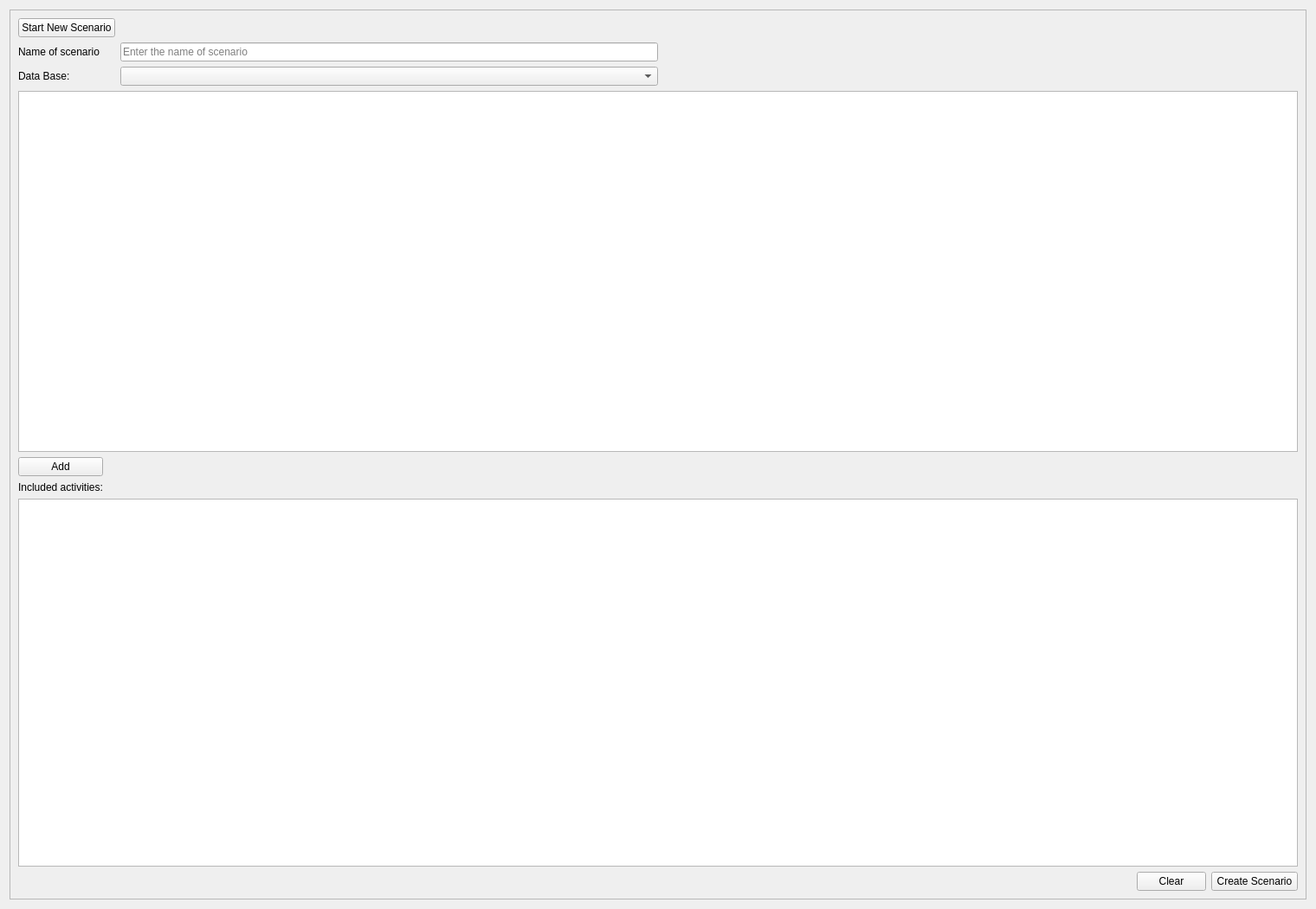
          <widget class="QWidget" name="scrollAreaWidgetContents_8">
           <property name="geometry">
            <rect>
             <x>0</x>
             <y>0</y>
             <width>1520</width>
             <height>1050</height>
            </rect>
           </property>
           <layout class="QGridLayout" name="gridLayout_52">
            <item row="0" column="0">
             <widget class="QFrame" name="frame_39">
              <property name="frameShape">
               <enum>QFrame::StyledPanel</enum>
              </property>
              <property name="frameShadow">
               <enum>QFrame::Raised</enum>
              </property>
              <layout class="QGridLayout" name="gridLayout_16">
               <item row="0" column="0">
                <layout class="QVBoxLayout" name="verticalLayout_6">
                 <item>
                  <layout class="QHBoxLayout" name="horizontalLayout_4">
                   <item>
                    <layout class="QFormLayout" name="formLayout">
                     <item row="0" column="0">
                      <widget class="QPushButton" name="Start_new_sen">
                       <property name="sizePolicy">
                        <sizepolicy hsizetype="Minimum" vsizetype="Preferred">
                         <horstretch>0</horstretch>
                         <verstretch>0</verstretch>
                        </sizepolicy>
                       </property>
                       <property name="text">
                        <string>Start New Scenario</string>
                       </property>
                      </widget>
                     </item>
                     <item row="1" column="0">
                      <widget class="QLabel" name="label_38">
                       <property name="text">
                        <string>Name of scenario</string>
                       </property>
                      </widget>
                     </item>
                     <item row="1" column="1">
                      <widget class="QLineEdit" name="Name_new_scenario">
                       <property name="sizePolicy">
                        <sizepolicy hsizetype="Expanding" vsizetype="Preferred">
                         <horstretch>0</horstretch>
                         <verstretch>0</verstretch>
                        </sizepolicy>
                       </property>
                       <property name="minimumSize">
                        <size>
                         <width>200</width>
                         <height>0</height>
                        </size>
                       </property>
                       <property name="maxLength">
                        <number>32768</number>
                       </property>
                       <property name="placeholderText">
                        <string>Enter the name of scenario</string>
                       </property>
                      </widget>
                     </item>
                     <item row="2" column="0">
                      <widget class="QLabel" name="label_37">
                       <property name="minimumSize">
                        <size>
                         <width>0</width>
                         <height>0</height>
                        </size>
                       </property>
                       <property name="text">
                        <string>Data Base:</string>
                       </property>
                      </widget>
                     </item>
                     <item row="2" column="1">
                      <widget class="QComboBox" name="Process">
                       <property name="sizePolicy">
                        <sizepolicy hsizetype="Preferred" vsizetype="Preferred">
                         <horstretch>0</horstretch>
                         <verstretch>0</verstretch>
                        </sizepolicy>
                       </property>
                      </widget>
                     </item>
                     <item row="0" column="1">
                      <spacer name="horizontalSpacer_32">
                       <property name="orientation">
                        <enum>Qt::Horizontal</enum>
                       </property>
                       <property name="sizeHint" stdset="0">
                        <size>
                         <width>193</width>
                         <height>20</height>
                        </size>
                       </property>
                      </spacer>
                     </item>
                    </layout>
                   </item>
                   <item>
                    <spacer name="horizontalSpacer_16">
                     <property name="orientation">
                      <enum>Qt::Horizontal</enum>
                     </property>
                     <property name="sizeHint" stdset="0">
                      <size>
                       <width>40</width>
                       <height>20</height>
                      </size>
                     </property>
                    </spacer>
                   </item>
                  </layout>
                 </item>
                 <item>
                  <widget class="QTableView" name="act_in_process_table">
                   <property name="minimumSize">
                    <size>
                     <width>0</width>
                     <height>300</height>
                    </size>
                   </property>
                  </widget>
                 </item>
                </layout>
               </item>
               <item row="1" column="0">
                <layout class="QVBoxLayout" name="verticalLayout_8">
                 <item>
                  <layout class="QHBoxLayout" name="horizontalLayout_5">
                   <item>
                    <layout class="QVBoxLayout" name="verticalLayout_7">
                     <item>
                      <widget class="QPushButton" name="Add_act_to_scen">
                       <property name="text">
                        <string>Add</string>
                       </property>
                       <property name="icon">
                        <iconset resource="PyWOLF_Resource.qrc">
                         <normaloff>:/ICONS/PySWOLF_ICONS/ADD.png</normaloff>:/ICONS/PySWOLF_ICONS/ADD.png</iconset>
                       </property>
                      </widget>
                     </item>
                     <item>
                      <widget class="QLabel" name="label_39">
                       <property name="text">
                        <string>Included activities:</string>
                       </property>
                      </widget>
                     </item>
                    </layout>
                   </item>
                   <item>
                    <spacer name="horizontalSpacer_12">
                     <property name="orientation">
                      <enum>Qt::Horizontal</enum>
                     </property>
                     <property name="sizeHint" stdset="0">
                      <size>
                       <width>40</width>
                       <height>20</height>
                      </size>
                     </property>
                    </spacer>
                   </item>
                  </layout>
                 </item>
                 <item>
                  <widget class="QTableView" name="Included_act_table">
                   <property name="minimumSize">
                    <size>
                     <width>500</width>
                     <height>200</height>
                    </size>
                   </property>
                  </widget>
                 </item>
                 <item>
                  <layout class="QHBoxLayout" name="horizontalLayout_6">
                   <item>
                    <spacer name="horizontalSpacer_31">
                     <property name="orientation">
                      <enum>Qt::Horizontal</enum>
                     </property>
                     <property name="sizeHint" stdset="0">
                      <size>
                       <width>206</width>
                       <height>18</height>
                      </size>
                     </property>
                    </spacer>
                   </item>
                   <item>
                    <layout class="QHBoxLayout" name="horizontalLayout_3">
                     <item>
                      <widget class="QPushButton" name="Clear_act">
                       <property name="text">
                        <string>Clear</string>
                       </property>
                       <property name="icon">
                        <iconset resource="PyWOLF_Resource.qrc">
                         <normaloff>:/ICONS/PySWOLF_ICONS/Remove.png</normaloff>:/ICONS/PySWOLF_ICONS/Remove.png</iconset>
                       </property>
                      </widget>
                     </item>
                     <item>
                      <widget class="QPushButton" name="Create_scenario">
                       <property name="minimumSize">
                        <size>
                         <width>100</width>
                         <height>0</height>
                        </size>
                       </property>
                       <property name="text">
                        <string>Create Scenario</string>
                       </property>
                       <property name="icon">
                        <iconset resource="PyWOLF_Resource.qrc">
                         <normaloff>:/ICONS/PySWOLF_ICONS/Create.png</normaloff>:/ICONS/PySWOLF_ICONS/Create.png</iconset>
                       </property>
                      </widget>
                     </item>
                    </layout>
                   </item>
                  </layout>
                 </item>
                </layout>
               </item>
              </layout>
             </widget>
            </item>
           </layout>
          </widget>
